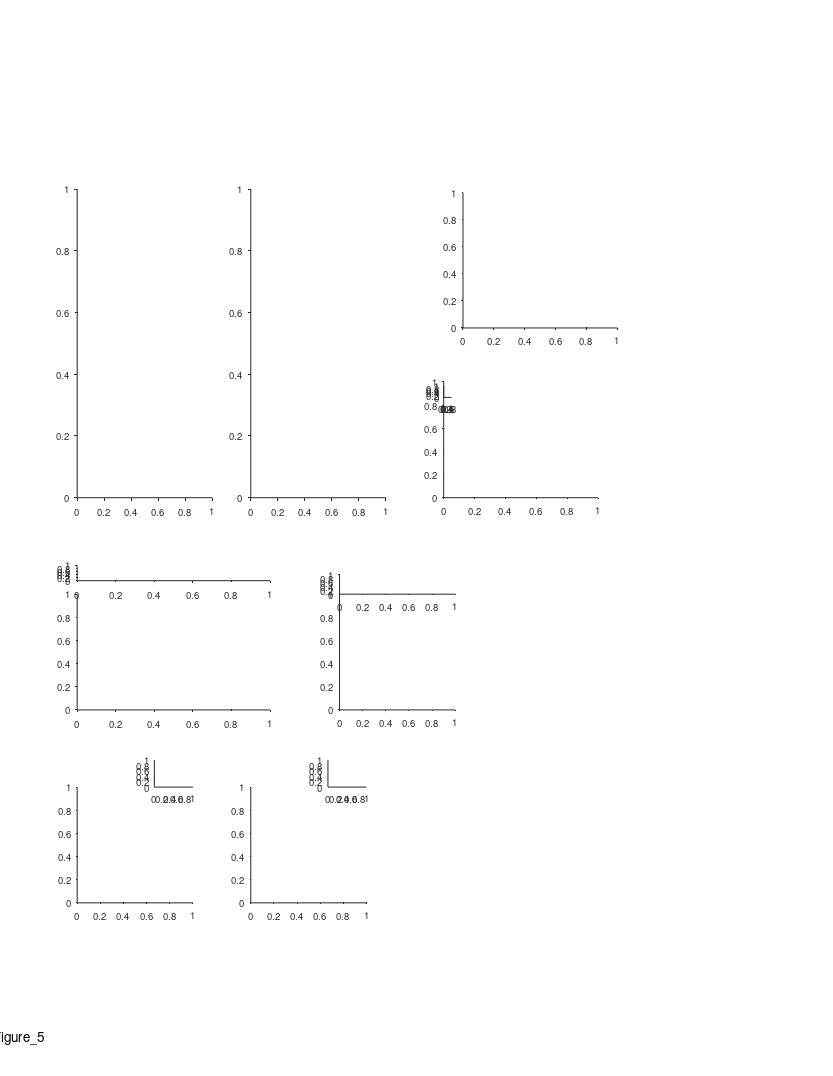

The MATLAB script that drew this image: (Note: this script raises an error after producing the figure.)
%% Replay - Fig 5 - 2 bats crossovers + replay directionality (behavioral relevance)
%%
clear 
clc
close all

%% plotting options
params_opt = 11; % decoding opt 
novelty_session_num_thr = 5;

behavior_ex_opt = 2 % number 2 was chosen

replay_ex_opt = 1;
replay_examples_list = {
    {'rest',11,'b2299_d191213',20}
    };
replay_examples_list = cellfun(@(c)cell2struct(c,{'epoch_type','params_opt','exp_ID','event_num'},2), replay_examples_list)

%% graphics params
epoch_types = {'sleep','rest'};
epoch_type_clrs = {[.6 .1 .8],[.1 .8 .1]};
directions_clrs = {[0    0.3843    0.7451];[ 0.5216    0.2471         0]};

% timediff_max = inf;
timediff_max = 100;
exp_types = {'1 bat','2 bats'};
panels_xlim = [-0.0950    1.9950; -1.9500   40.9500; -0.4500   56.5500; -0.0210    0.4410];
panels_xticks = {[0 0.5 1 1.5],[0 20 40],[0:10:50],[0 0.2 0.4]};
smooth_method = 'movmean';
smooth_n_points = 19;

%% define output files
res_dir =  'L:\paper_replay\figures';
mkdir(res_dir)
fig_name_str = 'Figure_5';
fig_caption_str = ' ';
log_name_str = [fig_name_str '_log_file' '.txt'];
log_name_str = strrep(log_name_str , ':', '-');
log_name_str = strrep(log_name_str , ' ', '_');
log_name_out = fullfile(res_dir, log_name_str);

%% open log file
diary off
diary(log_name_out)
diary on
disp('Log file');
disp(['created: ', datestr(clock)]);
disp('======================================================');
disp([fig_name_str ':' fig_caption_str]);   
disp('======================================================');
disp('');

%% create figure
% figure_size_cm = [21.0 29.7]; % ~A4
figure_size_cm = [21.6 27.9]; % ~US letter
fig = figure;
% Some WYSIWYG options:
set(gcf,'DefaultAxesFontSize',7);
set(gcf,'DefaultAxesFontName','helvetica');
set(gcf,'DefaultAxesUnits','centimeters');
set(gcf,'PaperType','usletter')
% set(gcf,'PaperType','<custom>');
set(gcf,'PaperUnits','centimeters','PaperPosition',[0 0 figure_size_cm]);
set(gcf,'PaperOrientation','portrait');
set(gcf,'Units','centimeters','Position',get(gcf,'paperPosition')+[0 0 0 0]); % position on screen...
set(gcf, 'Renderer', 'painters');
% set(gcf, 'color', 'none');
set(groot, 'defaultAxesColor','None')
set(groot, 'defaultAxesTickDir', 'out');
set(groot,  'defaultAxesTickDirMode', 'manual');
annotation('textbox', [0.5 1 0 0], 'String',fig_name_str, 'HorizontalAlignment','center','Interpreter','none', 'FitBoxToText','on');

% create panels
panels{1}(1,1) = axes('position', [2 15 3.5 8]);
panels{1}(1,2) = axes('position', [6.5 15 3.5 8]);
panels{2}(1) = axes('position', [12 19.4 4 3.5]);
% panels{2}(2) = axes('position', [12 15 4 3]);
panels{3}(1) = axes('position', [11.5 15 4 3]);
panels{3}(2) = axes('position', [11.5 17.6 .2 .3]);
panels{4}(1) = axes('position', [2 9.5 5 3]);
panels{4}(2) = axes('position', [2 12.85 5 0.4]);
panels{5}(1) = axes('position', [8.8 9.5 3 3]);
panels{5}(2) = axes('position', [8.8 12.5 3 .5]);
panels{6}(1,1) = axes('position', [2 4.5 3 3]);
panels{6}(1,2) = axes('position', [2+2 4.5+3 1 0.7]);
panels{6}(2,1) = axes('position', [6.5 4.5 3 3]);
panels{6}(2,2) = axes('position', [6.5+2 4.5+3 1 0.7]);

%% ========================================================================
%% arrange sessions to load (novelty bats)
[exp_list,T] = decoding_get_inclusion_list();
T = T(exp_list,:);
% novelty_exposure_bats = [184 2382];
bats = unique(T.bat_num);
bats_colors = [1 0 0; 0 1 0; 0 0 1; 0 0 0; 1 0 1; 0 1 1; 0.8 0.8 0];
bats_clr_map = containers.Map(num2cell(bats),num2cell(bats_colors,2));
% novelty_exposure_bats_first_session = {'b0184_d191127','b2382_d190623'};
% bats_list = [34 148 194 2289 9861 184 2382];
% num_training_sessions = [6 11 20 13 11 0 0];
% first_rec_sessions = {'b0034_d180227', 'b0148_d170605', 'b0194_d180429', 'b2289_d180514', 'b9861_d180519', 'b0184_d191127','b2382_d190623'};
% % bat_novelty_session_mapping = containers.Map(novelty_exposure_bats,novelty_exposure_bats_first_session);
% bat_num_training_sessions_mapping = containers.Map(bats_list, num_training_sessions);
% bat_first_rec_exp_ID_mapping = containers.Map(bats_list, first_rec_sessions);
% TF_novelty_bats = ismember(T.bat_num, novelty_exposure_bats);

%% get session number (from exposure) - old
% exp_summary_t = DS_get_exp_summary();
% exp_summary_t(~ismember(exp_summary_t.batNum, bats_list),:)=[];
% for ii_exp = 1:height(exp_summary_t)
%     exp = exp_summary_t(ii_exp,:);
%     num_training_sessions = bat_num_training_sessions_mapping(exp.batNum);
%     first_rec_exp_ID = bat_first_rec_exp_ID_mapping(exp.batNum);
%     first_rec_date = exp_summary_t.date(first_rec_exp_ID);
%     TF = exp_summary_t.batNum ==exp.batNum &...
%         exp_summary_t.date >= first_rec_date &...
%         exp_summary_t.date <= exp.date;
%     session_num = sum(TF) + num_training_sessions;
%     exp_summary_t{ii_exp,'session_num_from_exposure'} = session_num;
% end
% T = innerjoin(T,exp_summary_t,'Keys','exp_ID');

%% get session number (from exposure) - corrected
exp_summary_t = DS_get_exp_summary();
exp_summary_t(~ismember(exp_summary_t.batNum, bats),:)=[];
training_filename = "L:\Analysis\Code\inclusion_lists\training_history_per_bat.xlsx";
for ii_exp = 1:height(exp_summary_t)
    exp = exp_summary_t(ii_exp,:);
    T2 = readtable(training_filename,'Sheet',num2str(exp.batNum));
    surgery_date = T2.date(ismember(T2.comments,'surgery'));
    exp_summary_t{ii_exp,'session_num_from_exposure'} = sum(T2.long_flight_session == 1 & T2.date <= exp.date);
    exp_summary_t{ii_exp,'session_num_from_surgery'} = sum(T2.long_flight_session == 1 & T2.date <= exp.date & T2.date > surgery_date);
end
T = innerjoin(T,exp_summary_t,'Keys','exp_ID');

%% arrange to early and late sessions
% early_days_IX = find(T.session_num_from_exposure <= novelty_session_num_thr);
% late_days_IX = find(T.session_num_from_exposure > novelty_session_num_thr);
% early_late_IX = {early_days_IX,late_days_IX};
% exp_list = T.exp_ID;

%% load data
events_all_per_session = {};
for ii_epoch_type = 1:length(epoch_types)
    for ii_exp = 1:length(exp_list)
        exp_ID = exp_list{ii_exp};
        exp = exp_load_data(exp_ID,'details');
        epoch_type = epoch_types{ii_epoch_type};
        params_opt = 11;
        event_type = 'posterior';
        [events, params] = decoding_load_events_quantification(exp_ID, epoch_type, params_opt, event_type);
        [~, TF] = decoding_apply_seq_inclusion_criteria([events.seq_model]);
        events(~TF) = [];
        if isempty(events)
            continue;
        end
        [events.session_num_from_exposure] = deal(T.session_num_from_exposure(ii_exp));
        [events.recordingArena] = deal(exp.details.recordingArena);
        event_struct = events(1,[]);
        [events(2:end).prev_event] = disperse(events(1:end-1));
        events(1).prev_event = event_struct;
        if ~isfield(events,'rest_ball_num')
            [events.rest_ball_num] = deal(nan);
        end
        events_all_per_session{ii_epoch_type,ii_exp} = events;
    end
end

%% replay directionality bias - calc
if ~exist('directionality_contrast_index','var')
minSeqsThr = 20;
resampling_n = 20;
nrep = 1000;
directionality_contrast_index = [];
directionality_fraction = [];
directionality_binom_pval = [];
directionality_binom_surprise = [];
directionality_binom_surprise2 = nan(length(epoch_types)+1, length(exp_list));
directionality_binom_surprise2_sem = nan(length(epoch_types)+1, length(exp_list));
nSeqs = [];
for ii_epoch_type = 1:length(epoch_types)+1
    for ii_exp = 1:length(exp_list)
        switch ii_epoch_type
            case {1,2}
                events = events_all_per_session{ii_epoch_type,ii_exp};
            case 3
                events = [events_all_per_session{:,ii_exp}];
        end
        if isempty(events)
            continue;
        end
        seqs = [events.seq_model];
        n1 = sum([seqs.direction]==-1);
        n2 = sum([seqs.direction]==1);
        directionality_contrast_index(ii_epoch_type,ii_exp) = (n1-n2)/(n1+n2);
        directionality_fraction(ii_epoch_type,ii_exp) = (n1)/(n1+n2) .* sign(n1-n2);
        binom_pval = myBinomTest(n1,n1+n2,0.5);
        binom_pval(binom_pval==0) = realmin;
        directionality_binom_pval(ii_epoch_type,ii_exp) = binom_pval;
        directionality_binom_surprise(ii_epoch_type,ii_exp) = -log10(binom_pval) .* sign(n1-n2);
        nSeqs(ii_epoch_type,ii_exp) = length(seqs);
        if length(seqs)>=resampling_n
            sdf=zeros(1,nrep);
            for ii=1:nrep
                IX = randperm(length(seqs),resampling_n);
                n1 = sum([seqs(IX).direction]==-1);
                n2 = sum([seqs(IX).direction]==1);
                sdf(ii) = sign(n1-n2) * -log10(myBinomTest(n1,n1+n2,0.5));
            end
            directionality_binom_surprise2(ii_epoch_type,ii_exp) = nanmedian(sdf);
        end
    end
end
directionality_vals = cat(3,directionality_contrast_index,directionality_fraction,directionality_binom_pval,directionality_binom_surprise);
directionality_labels = {'contrast index','fraction','binom pval','binom surprise'};
% bat_sym_map = containers.Map(num2cell([184;2382]),{'+','x'});
end

%% save replay directionality results
filename = fullfile(res_dir, 'replay_directionality');
save(filename, ...
    "directionality_contrast_index", ...
    "directionality_fraction", ...
    "directionality_binom_pval", ...
    "directionality_binom_surprise", ...
    "directionality_binom_surprise2", ...
    "directionality_binom_surprise2_sem", ...
    "nSeqs","epoch_types", ...
    "minSeqsThr","resampling_n","nrep", ...
    "bats","bats_clr_map","T");

%% replay directionality bias - example session
% replay_directionality_bias_ex_exp_ID_list = {'b0184_d191129','b0184_d191130'};
replay_directionality_bias_ex_exp_ID_list = {'b0184_d191130'};
for ii_ex = 1:length(replay_directionality_bias_ex_exp_ID_list)
    replay_directionality_bias_ex_exp_ID = replay_directionality_bias_ex_exp_ID_list{ii_ex};
    ii_exp = find(strcmp(T.exp_ID,replay_directionality_bias_ex_exp_ID));
    example_session_num_form_exposure = T.session_num_from_exposure(replay_directionality_bias_ex_exp_ID);
    for ii_epoch_type = 1:length(epoch_types)
        axes(panels{1}(ii_ex,ii_epoch_type))
        cla reset
        hold on
        events = events_all_per_session{ii_epoch_type,ii_exp};
        seqs = [events.seq_model];
        epoch_sep = find(diff([events.epoch_num])~=0)+0.5;
        seqs_edges = [seqs.start_pos_norm; seqs.end_pos_norm];
        seqs_IX = 1:length(seqs);
        if strcmp(epoch_types(ii_epoch_type),'sleep')
            plot([0 1],repmat(epoch_sep,2,1),':','LineWidth',1.5,'Color',0.5*[1 1 1]);
        end
        h=plot(seqs_edges,[seqs_IX;seqs_IX],'-','LineWidth',.55);
        dir_1_IX = [seqs.state_direction]==1;
        dir_2_IX = [seqs.state_direction]==-1;
        [h(dir_1_IX).Color] = disperse(repelem(directions_clrs(1),length(dir_1_IX)));
        [h(dir_2_IX).Color] = disperse(repelem(directions_clrs(2),length(dir_2_IX)));
        scatter(seqs_edges(1,:),seqs_IX, 3, [seqs.state_direction]==-1, "filled");
        hax=gca;
        hax.Colormap = cell2mat(directions_clrs);
        hax.XTick = [0 1];
        hax.YTick = [1 10*ceil(length(seqs)/10)];
        hax.XLim = [0 1];
        hax.YRuler.TickLabelGapOffset = -1;
        hax.XRuler.TickLabelGapOffset = 1;
        xlabel('Position (norm.)', 'Units','normalized', 'Position',[0.5 -0.02]);
        ylabel('Replay event no.', 'Units','normalized', 'Position',[-0.1 0.5]);
        text(0,-0.09,'Door','Units','normalized','FontSize',7,'HorizontalAlignment','center')
        switch epoch_types{ii_epoch_type}
            case 'sleep'
                title_str = 'Sleep replays';
            case 'rest'
                title_str = 'Awake replays';
        end
        title(title_str, 'Units','normalized', 'Position',[0.5 0.99],'FontWeight','normal');
    end
    title_str = {
        sprintf('Example session #%d:', example_session_num_form_exposure); ...
        'over-representation of replay directionality'};
    text(-.2, 1.12, title_str,'FontSize',9,'HorizontalAlignment','center','Units','normalized')
    for ii_dir = 1:2
        arrow_str = {'\rightarrow','\leftarrow'};
        arrow_offset_y = [0.02 0];
        text(-0.4, 0.99+arrow_offset_y(ii_dir), arrow_str{ii_dir},'Color',directions_clrs{ii_dir},'FontWeight','bold', 'FontSize',10,'Units','normalized');
    end
    
end

%% replay directionality bias - plot trend over exposure to enviroenment
clrs = [epoch_type_clrs,'k'];
surprise_clipping = 50;
for ii_epoch_type = 3%1:length(epoch_types)
    axes(panels{2}(1));
    cla reset
    hold on
    yline(0,'-','Color',[1 1 1]*0.8,'LineWidth',0.2);
%     c = clrs{ii_epoch_type};
    x = T.session_num_from_exposure;
    y = directionality_binom_surprise(ii_epoch_type,:);
%     y(~ismember(T.batNum,novelty_exposure_bats)) = nan;
    y(nSeqs(ii_epoch_type,:)<minSeqsThr) = nan;
    y(y>surprise_clipping) = surprise_clipping;
   y(y<-surprise_clipping) = -surprise_clipping;
   ylimits = [-1 1]*surprise_clipping;
    for ii_bat = 1:length(bats)
        bat_num = bats(ii_bat);
        c = bats_clr_map(bat_num);
        IX = T.bat_num==bat_num;
        xx = x(IX);
        yy = y(IX);
        invalid = isnan(yy);
        xx(invalid) = [];
        yy(invalid) = [];
        plot(xx,yy,'o-','color',c,'DisplayName',"bat "+bat_num,'MarkerFaceColor',c,'MarkerSize',2);
    end

%     nPointsSmooth = 3;
%     k = (nPointsSmooth-1)/2;
%     xi = [-1 1].*k + [(1-k):(max(x)+k)]';
%     xx=[];
%     yy=[];
%     for ii_xi = 1:size(xi,1)
%         TF = x>=xi(ii_xi,1) & x<=xi(ii_xi,2);
%         xx(ii_xi) = nanmedian(x(TF));
%         yy(ii_xi) = nanmedian(y(TF));
%     end
%     plot(xx,yy,'-','Color',c);
    ylim(ylimits)
    ylabel('Replay directionality index')
%     text(0.5,0.8,epoch_types{ii_epoch_type},'Units','normalized')
end
hax=gca;
text(.5, 2.8, {'Replay directionality';'all sessions'},'FontSize',9,'HorizontalAlignment','center','Units','normalized')
% legend
% x = [0.3 2]+32;
% y = linspace(0.35,0,3)+0.6;
% plot(x,y(1)*[1 1],'Color',clrs{1},'LineWidth',1.5,'Clipping','off')
% plot(x,y(2)*[1 1],'Color',clrs{2},'LineWidth',1.5,'Clipping','off')
% plot(x,y(3)*[1 1],'Color',clrs{3},'LineWidth',1.5,'Clipping','off')
% x = x(end)+1;
% text(x,y(1), "Sleep", 'FontSize',7)
% text(x,y(2), "Awake", 'FontSize',7)
% text(x,y(3), "Combined", 'FontSize',7)
xlabel('Session no.','Units','normalized','Position',[0.5 -0.05]);
ylim([-1 1]*55)
yticks([-50 0 50])
xticks([1 40])
hax=gca;
hax.XRuler.TickLength(1) = 0.02;
hax.YRuler.TickLength(1) = 0.035;
hax.XRuler.TickLabelGapOffset = -1;
hax.YRuler.TickLabelGapOffset = 0;
% text(5.5,-0.75,"\leftarrow"+"session #"+example_session_num_form_exposure,'FontSize',8)
h=annotation('textarrow');
h.Parent=hax;
h.X = [6 5];
h.Y = [50 50];
% h.String = {'  SAS=4'};
h.FontSize = 7; h.HeadLength = 4; h.HeadWidth = 3; h.HeadStyle = 'cback2';
h.HorizontalAlignment = 'left';
h.VerticalAlignment = 'middle';
h=annotation('textarrow');
h.Parent=hax;
h.X = 16 + [0 0.1];
h.Y = -16 + [0 0.1];
% h.String = {'SAS=8  '};
h.FontSize = 7; h.HeadLength = 4; h.HeadWidth = 3; h.HeadStyle = 'cback2';
h.HorizontalAlignment = 'right';
h.VerticalAlignment = 'top';
h=annotation('textarrow');
h.Parent=hax;
h.X = 25 + [0 1];
h.Y = -50 + [0 0];
% h.String = {'SAS=27  '};
h.FontSize = 7; h.HeadLength = 4; h.HeadWidth = 3; h.HeadStyle = 'cback2';
h.HorizontalAlignment = 'right';
h.VerticalAlignment = 'middle';
h=annotation('textarrow');
h.Parent=hax;
h.X = 30 + [0 -0.1];
h.Y = -50 + [0 0];
% h.String = {'   SAS=19'};
h.FontSize = 7; h.HeadLength = 4; h.HeadWidth = 3; h.HeadStyle = 'cback2';
h.HorizontalAlignment = 'left';
h.VerticalAlignment = 'middle';

%% cell revision 
bats = unique(T.bat_num);
bats_colors = [1 0 0; 0 1 0; 0 0 1; 0 0 0; 1 0 1; 0 1 1; 0.8 0.8 0];
bats_clr_map = containers.Map(num2cell(bats),num2cell(bats_colors,2));
surprise_clipping = 50;
fig2=figure(WindowState="maximized");
tiledlayout(4,3);
for ii=1:4
    for ii_epoch_type = 1:length(epoch_types)+1
        nexttile
        hold on
        x = T.session_num_from_exposure;
       switch ii
           case {1,2}
               y = directionality_contrast_index(ii_epoch_type,:);
               ylabel_str = {'Replay directionality';'contrast index'};
               ylimits = [-1 1];
           case 3
               y = directionality_binom_surprise(ii_epoch_type,:);
               ylabel_str = {'Replay directionality';'surprise'};
               y(y>surprise_clipping) = surprise_clipping;
               y(y<-surprise_clipping) = -surprise_clipping;
               ylimits = [-1 1]*surprise_clipping;
           case 4
               y = directionality_binom_surprise2(ii_epoch_type,:);
               ylabel_str = {'Replay directionality';'surprise (resampling)'};
               ylimits = [-10 10];
       end
        y(nSeqs(ii_epoch_type,:)<minSeqsThr) = nan;
        yline(0)
        for ii_bat = 1:length(bats)
            bat_num = bats(ii_bat);
            c = bats_clr_map(bat_num);
            IX = find(T.bat_num==bat_num);
            xx = x(IX);
            yy = y(IX);
            invalid = isnan(yy);
            xx(invalid) = [];
            yy(invalid) = [];
            IX(invalid) = [];
            if ii==2
                sym='.-';
            else
                sym='o-';
            end
            hp = plot(xx,yy,sym,'color',c,'DisplayName',"bat "+bat_num,'MarkerFaceColor',c);
            if ~isempty(hp)
                hp.DataTipTemplate.DataTipRows(end+1) = dataTipTextRow('bat num',repelem(bat_num,length(xx)));
                hp.DataTipTemplate.DataTipRows(end+1) = dataTipTextRow('exp ID',T.exp_ID(IX));
                hp.DataTipTemplate.DataTipRows(end+1) = dataTipTextRow('#replays',nSeqs(ii_epoch_type,IX));
                hp.DataTipTemplate.DataTipRows(end+1) = dataTipTextRow('#fromExposure',T.session_num_from_exposure(IX));
                hp.DataTipTemplate.DataTipRows(end+1) = dataTipTextRow('#fromSurgery',T.session_num_from_surgery(IX));
            end
        end
        if ii==2
            sz = nSeqs(ii_epoch_type,:);
            sz(isnan(y)) = nan;
%             sz = interp1([0 50],[0 1],sz,'linear','extrap');
            c = arrayfun(@(bat)bats_clr_map(bat),T.bat_num,'UniformOutput',0);
            c = cat(1,c{:});
            hbb=bubblechart(x,y,sz,c);
            bubblelim([min(sz) max(sz)])
            bubblesize([3 20])
            bubblelegend('#replays','location','southeast')
        end
%         legend('NumColumns',length(bats),'Location',[0.1 0.9 0.8 0.1])
        legend('NumColumns',2)
%         nPointsSmooth = 3;
%         k = (nPointsSmooth-1)/2;
%         xi = [-1 1].*k + [(1-k):(max(x)+k)]';
%         xx=[];
%         yy=[];
%         for ii_xi = 1:size(xi,1)
%             TF = x>=xi(ii_xi,1) & x<=xi(ii_xi,2);
%             xx(ii_xi) = nanmedian(x(TF));
%             yy(ii_xi) = nanmedian(y(TF));
%         end
%         plot(xx,yy,'-','Color','k','LineWidth',2);
        titles_strs = [epoch_types, 'pooled'];
        title(titles_strs{ii_epoch_type});
        ylabel(ylabel_str)
        xlabel('Session no.')
        ylim(ylimits)
        xlim([0 max(x)+1])
    end
end
fig2_filename = 'E:\Tamir\work\PROJECTS\LargeScale\paper_replay\figures\cell_revision\replay_directionality_population_options';
saveas(fig2,fig2_filename,'fig');
exportgraphics(fig2,[fig2_filename '.pdf'],'BackgroundColor','white');
% saveas(fig2,fig2_filename,'pdf');


%% ========================================================================




%% panels C - experimental setup
axes(panels{3}(1))
hold on
tunnel_2bats_image = imread('E:\Tamir\work\PROJECTS\LargeScale\paper_replay\figures\resources\tunnel_2bats.jpg');
imshow(tunnel_2bats_image);

axes(panels{3}(2))
cla reset
hold on
axis off
plot([0 1],[1 1],'LineWidth',2)
plot([0 1],[0 0],'LineWidth',1)
text(1.5,1,'Recorded bat','Units','normalized','FontSize',7,'HorizontalAlignment','left','VerticalAlignment','middle');
text(1.5,0,'Other bat','Units','normalized','FontSize',7,'HorizontalAlignment','left','VerticalAlignment','middle');
xlim([0 1])
ylim([0 1])

%% panels D - Behavior example
axes(panels{4}(1))
cla
hold on
switch behavior_ex_opt
    case 1
        exp_ID = 'b2299_d191205';
        ti_seconds_in_session = [5200 5600];
    case 2
        exp_ID = 'b2299_d191213';
        ti_seconds_in_session = 5850 +[0 4*60]+[0.4 -0.1]+[0.35 -0.13].*60; %[5850 6200];
    case 3
        exp_ID = 'b2299_d191213';
        ti_seconds_in_session = [2900 3600];
    case 4
        exp_ID = 'b2299_d191203';
        ti_seconds_in_session = [500 900];
    case 5
        exp_ID = 'b2299_d191203';
        ti_seconds_in_session = [2700 3200];
end
exp = exp_load_data(exp_ID, 'details', 'pos');
epoch_type = 'rest';
params_opt = 11;
event_type = 'posterior';
[events, params]= decoding_load_events_quantification(exp_ID, epoch_type, params_opt, event_type);
[seqs, TF] = decoding_apply_seq_inclusion_criteria([events.seq_model]);
events(~TF)=[];
session_ti = exp_get_sessions_ti(exp_ID,'Behave');
t0 = session_ti(1);
ti = ti_seconds_in_session.*1e6+t0;
lw = 2;
plot(exp.pos.proc_1D.ts, interp_nans(exp.pos.proc_1D.pos),'LineWidth',lw);
plot(exp.pos.proc_1D.other.ts, interp_nans(exp.pos.proc_1D.other.pos(1,:)),'LineWidth',1);
plot(exp.pos.proc_1D.co.ts,exp.pos.proc_1D.co.pos,'xk','MarkerSize',8)
plot([seqs.start_ts;seqs.end_ts],[seqs.start_pos; seqs.end_pos],'-k','LineWidth',1.);
plot([seqs.start_ts],[seqs.start_pos],'.k','MarkerSize',7)
% plot([seqs([seqs.direction]== 1).end_ts],[seqs([seqs.direction]== 1).end_pos],'^m','MarkerSize',2,'MarkerFaceColor','m');
% plot([seqs([seqs.direction]==-1).end_ts],[seqs([seqs.direction]==-1).end_pos],'vm','MarkerSize',2,'MarkerFaceColor','m');
xline(35969648929.0)
xlim(ti)
rescale_plot_data('x',[1e-6/60 ti(1)]);
ylim([0 135])
% xticks(linspace(0,135,4))
yticks(linspace(0,135,4))
xlabel('Time (min)', 'Units','normalized', 'Position',[0.5 -0.11]);
ylabel('Position (m)', 'Units','normalized', 'Position',[-0.13 .5]);
hax=gca;
hax.XRuler.TickLabelGapOffset = -1.8;
hax.YRuler.TickLabelGapOffset = 1;

%% legend
axes(panels{4}(2))
cla
hold on
plot([0 0.1],[0.8 0.8],'-','LineWidth',lw);
plot([0 0.1],[0.0 0.0],'-','LineWidth',1);
plot(0.6,0.8,'xk','MarkerSize',8);
plot([0.57 0.63],[0 0],'-k','LineWidth',1.);
plot(0.57,0,'.k','MarkerSize',7);
text(.15, .8, 'Recorded bat','FontSize',7,'HorizontalAlignment','left','VerticalAlignment','middle');
text(.15, .0, 'Other bat','FontSize',7,'HorizontalAlignment','left','VerticalAlignment','middle');
text(.7, .8, 'Cross-overs','FontSize',7,'HorizontalAlignment','left','VerticalAlignment','middle');
text(.7, .0, 'Replay','FontSize',7,'HorizontalAlignment','left','VerticalAlignment','middle');
xlim([0 1])
ylim([0 1])
axis off

%% replay example
if 1
%% load data
win_s = 1;
cmap = bone;
cmap = flipud(cmap);
ex = replay_examples_list(replay_ex_opt);
addFieldsToWorkspace(ex);
decode = decoding_load_data(exp_ID, epoch_type, params_opt);
exp = exp_load_data(exp_ID,'details','path','MUA','ripples');
events = decoding_load_events_quantification(exp_ID,epoch_type,params_opt,"posterior");
event = events(event_num);
seq = event.seq_model;
seq_ti = [event.start_ts event.end_ts];
t0 = mean(seq_ti);
ti = t0 + [-1 1].*win_s*1e6;

% TT = exp.ripples.stats.best_TT;
% [LFP.signal, LFP.ts, LFP.fs, LFP.params] = LFP_load(exp_ID,TT,'band','ripple','limits_ts',ti);
% LFP.avg_signal = nanmean(LFP.signal,[2 3]);

%% plot LFP
% axes(panels{3}(3));
% cla
% hold on
% plot(LFP.ts, LFP.avg_signal,'k');
% xlim(seq_ti+[-1 1].*0.2*range(seq_ti))
% xticks([])
% yticks([])
% rescale_plot_data('x',[1e-6 seq_ti(1)]);
% axis off
% title(sprintf('%s_%s_%d',epoch_type,exp_ID,event_num),'Interpreter','none','FontWeight','normal','FontSize',6);

%% plot posterior (state)
axes(panels{5}(2));
cla
hold on
IX = get_data_in_ti(decode.time, ti);
prob_t = decode.time(IX);
prob_state = squeeze(decode.posterior_state(event.state_num,IX));
plot(prob_t, prob_state, 'k','LineWidth',2);
hax = gca;
hax.XLim = prob_t([1 end]);
hax.YLim = [0 1];
hax.XTickLabel = [];
box on
hax.Colormap = cmap;
hax.XLim = seq_ti+[-1 1].*0.2*range(seq_ti);
hax.TickDir = 'out';
hax.TickLength = [0.02 0.02];
hax.XRuler.TickLabelGapOffset = -4;
ylabel('Prob.','Units','normalized','Position',[-0.22 0.5]);
rescale_plot_data('x',[1e-6 seq_ti(1)]);
    
%% plot posterior (position)
axes(panels{5}(1));
cla
hold on
IX = get_data_in_ti(decode.time, ti);
prob_t = decode.time(IX);
prob_pos = squeeze(decode.posterior(:,event.state_num,IX));
imagesc(prob_t, decode.pos, prob_pos);
plot([seq.start_ts seq.end_ts],[seq.start_pos seq.end_pos],'-r','LineWidth',0.8);
hax = gca;
clim_prctiles = [1 99];
hax.CLim = prctile(prob_pos(:),clim_prctiles);
% hax.CLim = [0 max(prob_pos(:))];
hax.XLim = prob_t([1 end]);
hax.YLim = [min(decode.pos) max(decode.pos)] + [-1 1].*median(diff(decode.pos))*1;
box on
hax.Colormap = cmap;
hax.XLim = seq_ti+[-1 1].*0.2*range(seq_ti);
hax.TickDir = 'out';
hax.TickLength = [0.02 0.02];
hax.XRuler.TickLabelGapOffset = -2;
xlabel('Time (s)','Units','normalized','Position',[0.5 -0.105]);
ylabel('Position (m)','Units','normalized','Position',[-0.22 0.5]);
rescale_plot_data('x',[1e-6 seq_ti(1)]);
plot(hax.XLim([1 1]),hax.YLim,'k-')
plot(hax.XLim([2 2]),hax.YLim,'k-')

%% link x axes
linkaxes(panels{5},'x');

%% add colorbar
hcb = colorbar('east');
hcb.Units = 'centimeters';
cb_offset = 1.12;
hcb.Position(1) = panels{5}(1).Position(1) + panels{5}(1).Position(3)*cb_offset;
cb_offset_middle = (hcb.Position(1)+hcb.Position(3)/2-panels{5}(1).Position(1))/panels{5}(1).Position(3);
hcb.Label.Rotation = -90;
hcb.Label.Position(1) = 1.5;
hcb.Label.String = 'Probability';
hcb.Ticks = [];
text(cb_offset_middle,1,'Max','Units','normalized','FontSize',7,'HorizontalAlignment','center');
text(cb_offset_middle,0,'0','Units','normalized','FontSize',7,'HorizontalAlignment','center');
% text(cb_offset_middle,1,clim_prctiles(2)+"%",'Units','normalized','FontSize',7,'HorizontalAlignment','center');
% text(cb_offset_middle,0,clim_prctiles(1)+"%",'Units','normalized','FontSize',7,'HorizontalAlignment','center');
end







%% panels C+D - scatters (load data)
% data_filename = 'F:\sequences\figures\replay_vs_crossover\replay_vs_crossover_opt_11_replay position between 25-115.mat';
% data_filename = 'F:\sequences\figures\replay_vs_crossover\replay_vs_crossover_opt_11_replay position between 25-115 & same map.mat';
% data_filename = 'F:\sequences\figures\replay_vs_crossover\replay_vs_crossover_opt_11_replay position between 25-115 & same map & forward.mat';
% data_filename = 'F:\sequences\figures\replay_vs_crossover\replay_vs_crossover_opt_11_replay position between 25-115 & same map & reverse.mat';
% data_filename = 'F:\sequences\figures\replay_vs_crossover\replay_vs_crossover_opt_11_replay position between 25-115 & replay distance_gt_5.mat';
% data_filename = 'F:\sequences\figures\replay_vs_crossover\replay_vs_crossover_opt_11_replay position between 25-115 & replay distance_gt_10.mat';
% data_filename = 'F:\sequences\figures\replay_vs_crossover\replay_vs_crossover_opt_11_replay position between 25-115 & forward.mat';
% data_filename = 'F:\sequences\figures\replay_vs_crossover\replay_vs_crossover_opt_11_replay position between 25-115 & reverse.mat';
% data_filename = 'F:\sequences\figures\replay_vs_crossover\replay_vs_crossover_opt_11_replay pos between 25-115, dec acc_gt_65%.mat';
data_filename = 'F:\sequences\figures\replay_vs_crossover\replay_vs_crossover_opt_11_replay pos between 25-115, dec acc_gt_70%.mat';
% data_filename = 'F:\sequences\figures\replay_vs_crossover\replay_vs_crossover_opt_11_replay pos between 25-115 & same map, dec acc_gt_65%.mat';
% data_filename = 'F:\sequences\figures\replay_vs_crossover\replay_vs_crossover_opt_11_replay pos between 25-115 & same map, dec acc_gt_70%.mat';

%% panels C - main scatter plot
axes(panels{6}(1,1))
cla reset
hold on
data = load(data_filename);
X = data.x(data.TF);
Y = data.y(data.TF);
scatter(X,Y,5,'k','filled');
axis equal
xlim([0 135])
ylim([0 135])
xticks(linspace(0,135,4))
yticks(linspace(0,135,4))
xlabel('Previous cross-over position (m)', 'Units','normalized', 'Position',[0.5 -0.16]);
ylabel('Replay position (m)', 'Units','normalized', 'Position',[-0.2 .5]);
% text(0.8,0.3,"n = "+ data.stats.n,'Units','normalized','FontSize',9);
% text(0.6,0.2,"r = "+ sprintf('%.2g',data.stats.Pearson.r), 'Units','normalized','FontSize',7);
% text(0.6,0.1,"P = "+ sprintf('%.2g',data.stats.Pearson.p), 'Units','normalized','FontSize',7);
text(.05,1.1,"{\rho} = "+ sprintf('%.2f',data.stats.Spearman.r), 'Units','normalized','FontSize',7);
text(.05,1.0,"P = "+ sprintf('%.2g',data.stats.Spearman.p), 'Units','normalized','FontSize',7);
% text(.3,1.3,"{\itn} = "+ sprintf('%d',sum(data.TF)), 'Units','normalized','FontSize',7);
% text(0,-.4,data.msg_str, 'Units','normalized','FontSize',10);
h=refline(1,0);
h.Color = .8.*[1 1 1];
hax=gca;
hax.XRuler.TickLength(1) = 0.035;
hax.YRuler.TickLength(1) = 0.024;
hax.XRuler.TickLabelGapOffset = -.5;
hax.YRuler.TickLabelGapOffset = 1;

%% shuffling test (revision)
nreps = 1000;
rng(0);
r_shuffles = zeros(1,nreps);
for ii = 1:nreps
    IX = randperm(length(X));
    r_shuffles(ii) = corr(X(IX)',Y','type','Spearman');
end
r = corr(X',Y','type','Spearman');
z = (r-mean(r_shuffles))./std(r_shuffles);
pval_nonparam = mean(r<r_shuffles);
[~,pval_ttest] = ttest(r_shuffles,r,'Tail','left');
pval_z = (1-normcdf(z));
[~,pval_z2] = ztest(r_shuffles,r,std(r_shuffles),'Tail','left');
% fig3 = figure(Units="centimeters",Position=[5 5 20 20]);
% hold on
%%
axes(panels{6}(1,2))
cla reset
hold on
histogram(r_shuffles,'FaceColor',[1 1 1]*0.5);
xline(r,'-r');
xlabel('{\rho}','Units','normalized','Position',[0.5 .1])
% title({'2-bats crossover replay correlation, shuffle analysis';sprintf('pval non-parametric (vs shuffles) = %.2g (n=%d shuffles)',pval_nonparam,nreps)});
% fig3_filename = 'E:\Tamir\work\PROJECTS\LargeScale\paper_replay\figures\cell_revision\2bats_shuffle_corr';
% exportgraphics(fig3,[fig3_filename '.pdf'],'BackgroundColor','white');
% saveas(fig3,fig3_filename,'pdf');
ylim([0 120])
xticks([])
yticks([])
text(0.5,1.25,"P = "+ sprintf('%.2g',pval_nonparam), 'Units','normalized','FontSize',7,'HorizontalAlignment','Center');

%% 2-back previous CO (revision)
% fig4 = figure(Units="centimeters",Position=[5 5 6 6]);
% hold on
% data = load(data_filename);
% % X = [data.seqs_all.prev_co_pos];
% X = [data.seqs_all.prev_2_co_pos];
% Y = data.y;
% X = X(data.TF)';
% Y = Y(data.TF)';
% [r,pval] = corr(X,Y,'type','Spearman',rows='pairwise',tail='right');
% scatter(X,Y,5,'k','filled');
% text(.3,1.05,"{\rho} = "+ sprintf('%.2f',r), 'Units','normalized','FontSize',7);
% text(.3,0.95,"P = "+ sprintf('%.2g',pval), 'Units','normalized','FontSize',7);
% h=refline(1,0);
% h.Color = .8.*[1 1 1];
% axis equal
% xlim([0 135])
% ylim([0 135])
% xticks(linspace(0,135,4))
% yticks(linspace(0,135,4))
% xlabel('2-back previous cross-over position (m)');
% ylabel('Replay position (m)');
% fig4_filename = 'E:\Tamir\work\PROJECTS\LargeScale\paper_replay\figures\cell_revision\2bats_2back_prev_CO';
% saveas(fig4,fig4_filename,'pdf');

%% panels D - scatter plot (control - next crossover)
axes(panels{6}(2,1))
cla reset
hold on
X = [data.seqs_all.next_co_pos];
Y = data.y;
X = X(data.TF)';
Y = Y(data.TF)';
[stats.Pearson.r, stats.Pearson.p] = corr(X,Y,'type','Pearson',rows='pairwise',tail='right');
[stats.Spearman.r, stats.Spearman.p] = corr(X,Y,'type','Spearman',rows='pairwise',tail='right');
scatter(X,Y,5,'k','filled');
axis equal
xlim([0 135])
ylim([0 135])
xticks(linspace(0,135,4))
yticks(linspace(0,135,4))
xlabel('Next cross-over position (m)', 'Units','normalized', 'Position',[0.5 -0.16]);
ylabel('Replay position (m)', 'Units','normalized', 'Position',[-0.2 .5]);
% text(0.8,0.3,"n = "+ data.stats.n,'Units','normalized','FontSize',9);
% text(0.8,0.2,"r = "+ sprintf('%.2g',stats.Pearson.r), 'Units','normalized','FontSize',7);
% text(0.8,0.1,"P = "+ sprintf('%.2g',stats.Pearson.p), 'Units','normalized','FontSize',7);
text(0.05,1.1,"{\rho} = "+ sprintf('%.2f',stats.Spearman.r), 'Units','normalized','FontSize',7);
text(0.05,1.0,"P = "+ sprintf('%.2f',stats.Spearman.p), 'Units','normalized','FontSize',7);
h=refline(1,0);
h.Color = .8.*[1 1 1];
hax=gca;
hax.XRuler.TickLength(1) = 0.035;
hax.YRuler.TickLength(1) = 0.024;
hax.XRuler.TickLabelGapOffset = -.5;
hax.YRuler.TickLabelGapOffset = 1;

%% shuffling test (revision)
nreps = 1000;
rng(0);
r_shuffles = zeros(1,nreps);
for ii = 1:nreps
    IX = randperm(length(X));
    r_shuffles(ii) = corr(X(IX),Y,'type','Spearman');
end
r = corr(X,Y,'type','Spearman');
z = (r-mean(r_shuffles))./std(r_shuffles);
pval_nonparam = mean(r<r_shuffles);
[~,pval_ttest] = ttest(r_shuffles,r,'Tail','left');
pval_z = (1-normcdf(z));
[~,pval_z2] = ztest(r_shuffles,r,std(r_shuffles),'Tail','left');
% fig3 = figure(Units="centimeters",Position=[5 5 20 20]);
% hold on
%%
axes(panels{6}(2,2))
cla reset
hold on
histogram(r_shuffles,'FaceColor',[1 1 1]*0.5);
xline(r,'-r');
xlabel('{\rho}','Units','normalized','Position',[0.5 .1])
% title({'2-bats crossover replay correlation, shuffle analysis';sprintf('pval non-parametric (vs shuffles) = %.2g (n=%d shuffles)',pval_nonparam,nreps)});
% fig3_filename = 'E:\Tamir\work\PROJECTS\LargeScale\paper_replay\figures\cell_revision\2bats_shuffle_corr';
% exportgraphics(fig3,[fig3_filename '.pdf'],'BackgroundColor','white');
% saveas(fig3,fig3_filename,'pdf');
ylim([0 120])
xticks([])
yticks([])
text(0.5,1.25,"P = "+ sprintf('%.2g',pval_nonparam), 'Units','normalized','FontSize',7,'HorizontalAlignment','Center');

%% add panel letters
font_size = 11;
axes(panels{1}(1))
text(-0.3,1.1, 'A', 'Units','normalized','FontWeight','bold','FontSize',font_size);
axes(panels{2}(1))
text(-0.3,1.25, 'B', 'Units','normalized','FontWeight','bold','FontSize',font_size);

axes(panels{3}(1))
text(-0.17,1.2, 'C', 'Units','normalized','FontWeight','bold','FontSize',font_size);
axes(panels{3}(2))
axes(panels{4}(1))
text(-0.2,1.3, 'D', 'Units','normalized','FontWeight','bold','FontSize',font_size);
axes(panels{5}(1))
text(-0.38,1.3, 'E', 'Units','normalized','FontWeight','bold','FontSize',font_size);
axes(panels{6}(1,1))
text(-0.35,1.15, 'F', 'Units','normalized','FontWeight','bold','FontSize',font_size);
axes(panels{6}(2,1))
text(-0.35,1.15, 'G', 'Units','normalized','FontWeight','bold','FontSize',font_size);

%%
fig_name = sprintf('%s',fig_name_str);
% fig_name = sprintf('%s_panel_B_opt_%d',fig_name,behavior_ex_opt);
fig_name = sprintf('%s_max_tdiff_%ds',fig_name,timediff_max);
[~,data_str,~] = fileparts(data_filename);
fig_name = sprintf('%s__%s',fig_name,data_str);
file_out = fullfile(res_dir, fig_name);
print(gcf, file_out, '-dpdf', '-cmyk', '-painters');
disp('figure saved!')


%%
function str = genSignifStrAstricks(pval)
if pval < 0.001
    str = '***';
elseif pval < 0.01
    str = '**';
elseif pval < 0.05
    str = '*';
else
    str = 'n.s.';
end
end







%%
